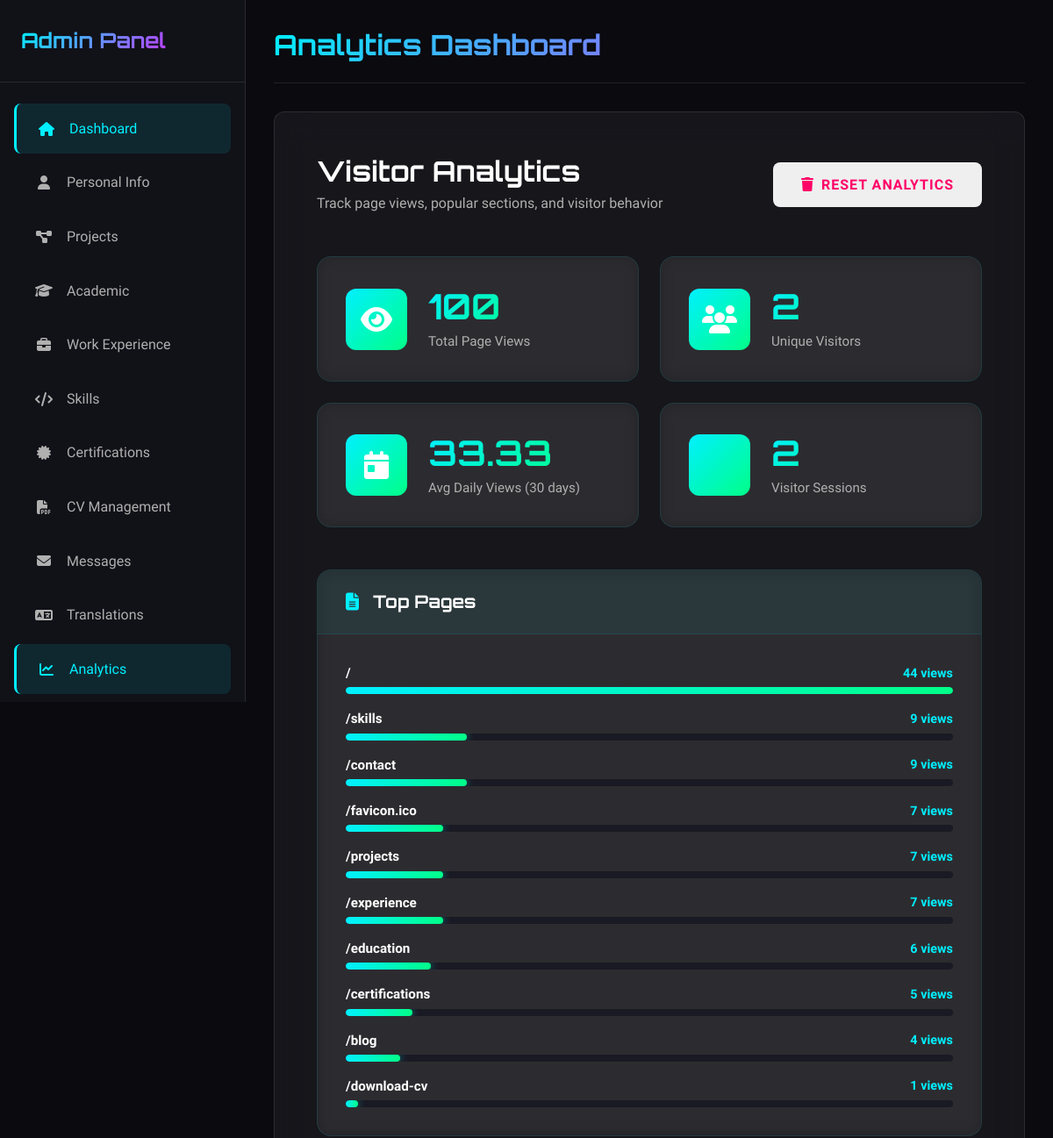
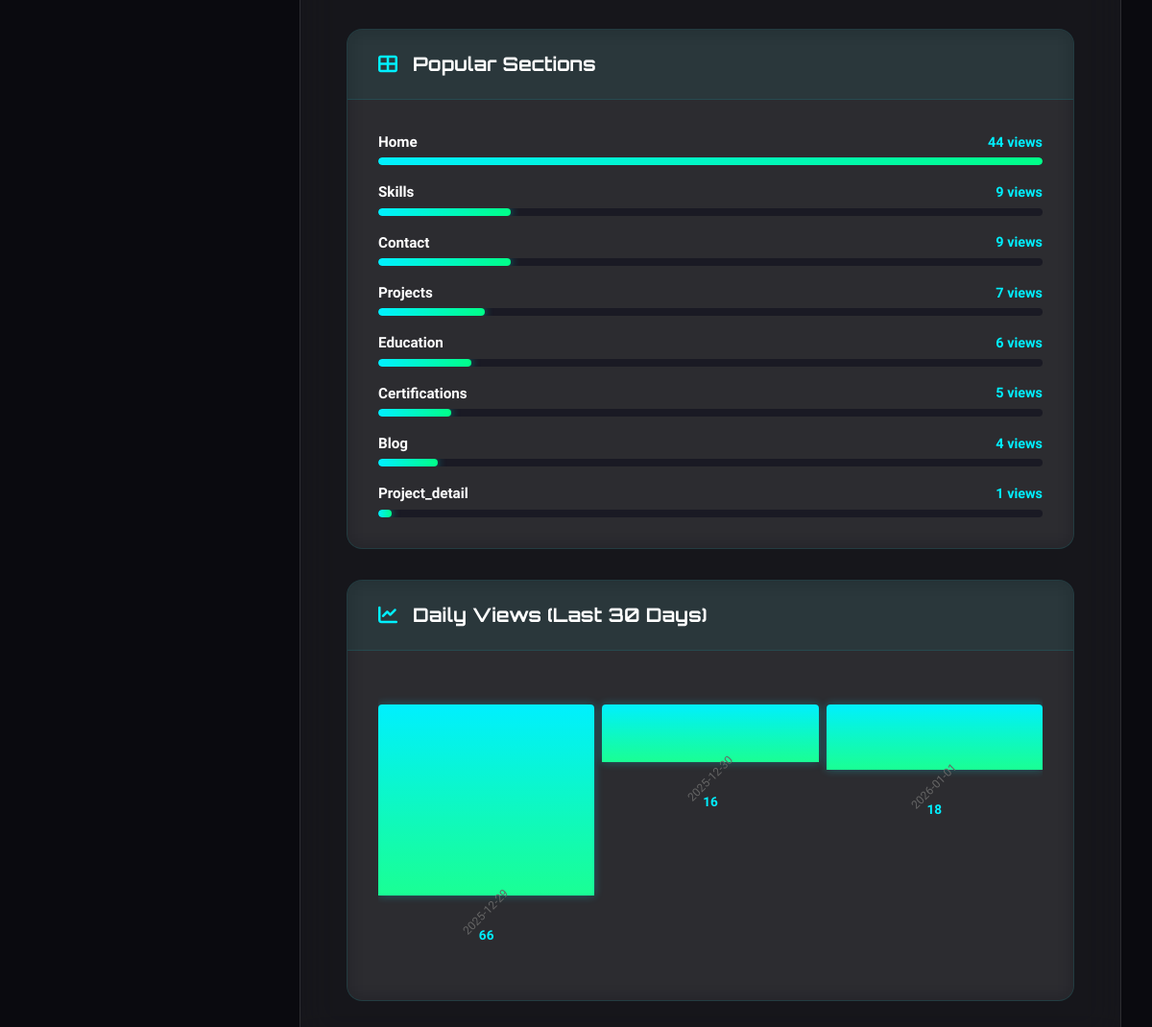
Page /admin/analytics (signed in) on the committed database (2 pictures, top to bottom).
### tables this page shows
CREATE TABLE analytics_page_views (
                    route TEXT PRIMARY KEY,
                    count INTEGER DEFAULT 0
                );

CREATE TABLE analytics_section_views (
                    section TEXT PRIMARY KEY,
                    count INTEGER DEFAULT 0
                );

CREATE TABLE analytics_daily_views (
                    date TEXT PRIMARY KEY,
                    count INTEGER DEFAULT 0
                );

### app.py (the view)
@app.route('/admin/analytics')
@admin_required
def admin_analytics():
    summary = get_analytics_summary(ANALYTICS_DATA_PATH)
    return render_template('admin/analytics.html', summary=summary)

### app.py (called while the page is built, shortened)
@app.before_request
def track_analytics():
    if request.path.startswith('/admin') or \
       request.path.startswith('/static') or \
       request.path.startswith('/api') or \
       request.path.startswith('/set-language'):
        return

@app.context_processor
def inject_language():
    current_lang = get_current_language()
    return {
        'current_language': current_lang,
        'supported_languages': SUPPORTED_LANGUAGES,
        't': get_translation,
        'lang': current_lang
    }

def admin_required(f):
    from functools import wraps
    @wraps(f)
    def decorated_function(*args, **kwargs):
        if not session.get('admin_logged_in'):
            return redirect(url_for('admin_login'))
        return f(*args, **kwargs)
    return decorated_function

### database.py (called while the page is built)
    @contextmanager
    def get_connection(self):
        conn = sqlite3.connect(str(self.db_path))
        conn.row_factory = sqlite3.Row  # Enable column access by name
        try:
            yield conn
            conn.commit()
        except Exception:
            conn.rollback()
            raise
        finally:
            conn.close()

### i18n.py (called while the page is built)
def get_current_language() -> str:
    return session.get('language', DEFAULT_LANGUAGE)

### utils.py (called while the page is built)
def get_db() -> Database:
    global _db_instance
    if _db_instance is None:
        from config import DATABASE_PATH
        _db_instance = Database(DATABASE_PATH)
    return _db_instance

def get_analytics_summary(file_path: Path = None) -> Dict[str, Any]:
    try:
        db = get_db()
        return db.get_analytics_summary()
    except Exception as e:
        print(f"Error getting analytics summary: {e}")
        return {
            'total_views': 0,
            'unique_visitors': 0,
            'top_pages': [],
            'top_sections': [],
            'daily_views': [],
            'avg_daily_views': 0,
            'visitor_sessions': 0
        }

### templates/admin/analytics.html (shortened to what this page needs)
{% extends "admin/base.html" %}
{% block page_title %}Analytics Dashboard{% endblock %}
{% block content %}
<div class="analytics-header">
    <div class="header-content">
        <h2>Visitor Analytics</h2>
        <p>Track page views, popular sections, and visitor behavior</p>
    </div>
    <form method="POST" action="{{ url_for('admin_analytics_reset') }}" onsubmit="return confirm('Are you sure you want to reset all analytics data? This action cannot be undone.');">
        <button type="submit" class="btn btn-danger">
            <i class="fas fa-trash"></i>
            Reset Analytics
        </button>
    </form>
</div>
<div class="analytics-stats-grid">
    <div class="analytics-stat-card">
        <div class="stat-icon-large">
            <i class="fas fa-eye"></i>
        </div>
        <div class="stat-content">
            <h3>{{ summary.total_views }}</h3>
            <p>Total Page Views</p>
        </div>
    </div>
    <div class="analytics-stat-card">
        <div class="stat-icon-large">
            <i class="fas fa-users"></i>
        </div>
        <div class="stat-content">
            <h3>{{ summary.unique_visitors }}</h3>
            <p>Unique Visitors</p>
        </div>
    </div>
    <div class="analytics-stat-card">
        <div class="stat-icon-large">
            <i class="fas fa-calendar-day"></i>
        </div>
        <div class="stat-content">
            <h3>{{ summary.avg_daily_views }}</h3>
            <p>Avg Daily Views (30 days)</p>
        </div>
    </div>
    <div class="analytics-stat-card">
        <div class="stat-icon-large">
        </div>
        <div class="stat-content">
            <h3>{{ summary.visitor_sessions }}</h3>
            <p>Visitor Sessions</p>
        </div>
    </div>
</div>
<div class="analytics-grid">
    <div class="analytics-card">
        <div class="analytics-card-header">
            <h3>
                <i class="fas fa-file-alt"></i>
                Top Pages
            </h3>
        </div>
        <div class="analytics-card-body">
            {% if summary.top_pages %}
            <div class="analytics-list">
                {% for page, views in summary.top_pages %}
                <div class="analytics-item">
                    <div class="analytics-item-info">
                        <span class="analytics-item-name">{{ page }}</span>
                        <span class="analytics-item-views">{{ views }} views</span>
                    </div>
                    <div class="analytics-bar-container">
                        <div class="analytics-bar" style="width: {{ (views / summary.top_pages[0][1] * 100)|round }}%"></div>
                    </div>
                </div>
                {% endfor %}
            </div>
            {% else %}
            <div class="empty-state-small">
                <i class="fas fa-chart-bar"></i>
                <p>No page views yet</p>
            </div>
            {% endif %}
        </div>
    </div>
    <div class="analytics-card">
        <div class="analytics-card-header">
            <h3>
                <i class="fas fa-th-large"></i>
                Popular Sections
            </h3>
        </div>
        <div class="analytics-card-body">
            {% if summary.top_sections %}
            <div class="analytics-list">
                {% for section, views in summary.top_sections %}
                <div class="analytics-item">
                    <div class="analytics-item-info">
                        <span class="analytics-item-name">{{ section|title }}</span>
                        <span class="analytics-item-views">{{ views }} views</span>
                    </div>
                    <div class="analytics-bar-container">
                        <div class="analytics-bar" style="width: {{ (views / (summary.top_sections[0][1] if summary.top_sections else 1) * 100)|round }}%"></div>
                    </div>
                </div>
                {% endfor %}
            </div>
            {% else %}
            <div class="empty-state-small">
                <i class="fas fa-th-large"></i>
                <p>No section views yet</p>
            </div>
            {% endif %}
        </div>
    </div>
</div>
<div class="analytics-card analytics-card-full">
    <div class="analytics-card-header">
        <h3>
            <i class="fas fa-chart-line"></i>
            Daily Views (Last 30 Days)
        </h3>
    </div>
    <div class="analytics-card-body">
        {% if summary.daily_views %}
        <div class="daily-views-chart">
            {% for date, views in summary.daily_views|reverse %}
            <div class="daily-view-item">
                <div class="daily-view-bar" style="height: {{ (views / (summary.daily_views|map(attribute=1)|max if summary.daily_views else 1) * 100)|round }}%"></div>
                <div class="daily-view-info">
                    <span class="daily-view-date">{{ date }}</span>
                    <span class="daily-view-count">{{ views }}</span>
                </div>
            </div>
            {% endfor %}
        </div>
        {% else %}
        <div class="empty-state-small">
            <i class="fas fa-chart-line"></i>
            <p>No daily views data yet</p>
        </div>
        {% endif %}
    </div>
</div>
{% endblock %}

### static/css/admin.css (style rules this page uses)
.admin-body { display: flex; min-height: 100vh; background: var(--bg-primary); }
.analytics-header { display: flex; justify-content: space-between; align-items: center; margin-bottom: var(--spacing-2xl); flex-wrap: wrap; gap: var(--spacing-lg); }
.analytics-header .header-content h2 { margin: 0 0 var(--spacing-xs) 0; color: var(--text-primary); font-size: 2rem; }
.analytics-header .header-content p { margin: 0; color: var(--text-secondary); }
.analytics-stats-grid { display: grid; grid-template-columns: repeat(auto-fit, minmax(250px, 1fr)); gap: var(--spacing-lg); margin-bottom: var(--spacing-2xl); }
.analytics-stat-card { background: var(--bg-glass); border: 1px solid rgba(0, 240, 255, 0.1); border-radius: var(--radius-xl); padding: var(--spacing-xl); display: flex; align-items: center; gap: var(--spacing-lg); backdrop-filter: blur(10px); transition: var(--transition-normal); }
.stat-icon-large { width: 70px; height: 70px; border-radius: var(--radius-lg); background: linear-gradient(135deg, var(--color-primary), var(--color-accent)); display: flex; align-items: center; justify-content: center; font-size: 2rem; color: var(--text-primary); flex-shrink: 0; }
.stat-content h3 { margin: 0 0 var(--spacing-xs) 0; font-size: 2.5rem; font-weight: 700; background: linear-gradient(135deg, var(--color-primary), var(--color-accent)); -webkit-background-clip: text; -webkit-text-fill-color: transparent; background-clip: text; }
.stat-content p { margin: 0; color: var(--text-secondary); font-size: 0.95rem; }
.analytics-grid { display: grid; grid-template-columns: repeat(auto-fit, minmax(400px, 1fr)); gap: var(--spacing-xl); margin-bottom: var(--spacing-xl); }
.analytics-card { background: var(--bg-glass); border: 1px solid rgba(0, 240, 255, 0.1); border-radius: var(--radius-xl); backdrop-filter: blur(10px); overflow: hidden; }
.analytics-card-full { grid-column: 1 / -1; }
.analytics-card-header { padding: var(--spacing-lg) var(--spacing-xl); border-bottom: 1px solid rgba(0, 240, 255, 0.1); background: rgba(0, 240, 255, 0.05); }
.analytics-card-header h3 { margin: 0; font-size: 1.25rem; font-weight: 700; color: var(--text-primary); display: flex; align-items: center; gap: var(--spacing-md); }
.analytics-card-header h3 i { color: var(--color-primary); }
.analytics-card-body { padding: var(--spacing-xl); }
.analytics-list { display: flex; flex-direction: column; gap: var(--spacing-md); }
.analytics-item { display: flex; flex-direction: column; gap: var(--spacing-xs); }
.analytics-item-info { display: flex; justify-content: space-between; align-items: center; }
.analytics-item-name { color: var(--text-primary); font-weight: 600; font-size: 0.95rem; }
.analytics-item-views { color: var(--color-primary); font-weight: 700; font-size: 0.9rem; }
.analytics-bar-container { width: 100%; height: 8px; background: var(--bg-tertiary); border-radius: var(--radius-sm); overflow: hidden; }
.analytics-bar { height: 100%; background: linear-gradient(90deg, var(--color-primary), var(--color-accent)); border-radius: var(--radius-sm); transition: width 0.5s ease; box-shadow: 0 0 10px rgba(0, 240, 255, 0.5); }
.daily-views-chart { display: flex; align-items: flex-end; gap: var(--spacing-sm); height: 300px; padding: var(--spacing-lg) 0; overflow-x: auto; }
.daily-view-item { flex: 1; min-width: 40px; display: flex; flex-direction: column; align-items: center; gap: var(--spacing-sm); height: 100%; }
.daily-view-bar { width: 100%; min-height: 10px; background: linear-gradient(180deg, var(--color-primary), var(--color-accent)); border-radius: var(--radius-sm) var(--radius-sm) 0 0; transition: height 0.5s ease; box-shadow: 0 0 10px rgba(0, 240, 255, 0.3); position: relative; }
.daily-view-bar::after { content: ''; position: absolute; top: 0; left: 0; right: 0; height: 100%; background: linear-gradient(180deg, transparent, rgba(255, 255, 255, 0.1)); border-radius: var(--radius-sm) var(--radius-sm) 0 0; }
.daily-view-info { display: flex; flex-direction: column; align-items: center; gap: var(--spacing-xs); text-align: center; }
.daily-view-date { font-size: 0.75rem; color: var(--text-muted); writing-mode: horizontal-tb; transform: rotate(-45deg); white-space: nowrap; }
.daily-view-count { font-size: 0.85rem; color: var(--color-primary); font-weight: 700; }

### rows in the picture
analytics_page_views: route "/skills", count "9"
analytics_page_views: route "/contact", count "9"
analytics_page_views: route "/favicon.ico", count "7"
analytics_page_views: route "/projects", count "7"
analytics_page_views: route "/experience", count "7"
analytics_page_views: route "/education", count "6"
analytics_page_views: route "/certifications", count "5"
analytics_page_views: route "/blog", count "4"
analytics_page_views: route "/download-cv", count "1"
analytics_section_views: section "Home", count "44"
analytics_section_views: section "Skills", count "9"
analytics_section_views: section "Contact", count "9"
analytics_section_views: section "Projects", count "7"
analytics_section_views: section "Education", count "6"
analytics_section_views: section "Certifications", count "5"
analytics_section_views: section "Blog", count "4"
analytics_section_views: section "Project_detail", count "1"
analytics_daily_views: date "2025-12-29", count "66"
analytics_daily_views: date "2025-12-30", count "16"
analytics_daily_views: date "2026-01-01", count "18"

### other values in the picture
{{ summary.total_views }} "100"
{{ summary.unique_visitors }} "2"
{{ summary.avg_daily_views }} "33.33"
{{ summary.visitor_sessions }} "2"
{{ page }} "/"
{{ views }} "44"
